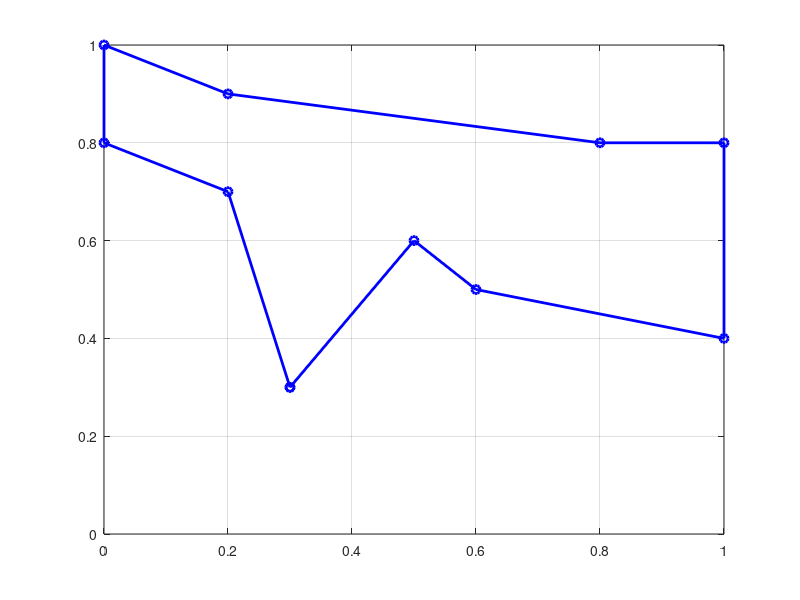

MATLAB code to generate this figure:
clear
clf
close all

% n -- number of vertices 
n=10
points = 0.1*randi([0 10],n,2) % choosing random points

for i =1:n-1
    for j = 2:n
        if points(i,:) == points(j,:) % update points if two are the same
            points(j,:) = 0.1*randi([0 10],1,2)
        else
            break
        end
    end
end


% reordering vertices to avoid self-intersection
xc = points(:,1);
yc = points(:,2);
meanx = mean(xc)
meany = mean(yc)
angles = atan2( (yc-meany) , (xc-meanx))
[sortedAngles, sortIndices] = sort(angles);
reorderedx = xc(sortIndices)
reorderedy = yc(sortIndices)

reorderedx(end+1) = reorderedx(1)
reorderedy(end+1) = reorderedy(1)


% plotting grid + points
x = linspace(0,10);
y = linspace(0,10);
plot(reorderedx, reorderedy, 'bo-', 'LineWidth', 2);
grid on;
xlim([0 1])
ylim([0 1])

